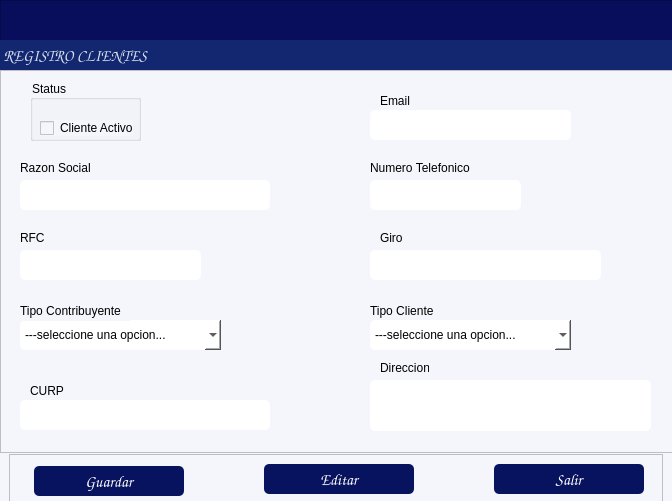
<?xml version="1.0" encoding="UTF-8"?>
<ui version="4.0">
 <class>formClientes</class>
 <widget class="QDialog" name="formClientes">
  <property name="windowModality">
   <enum>Qt::WindowModality::ApplicationModal</enum>
  </property>
  <property name="geometry">
   <rect>
    <x>0</x>
    <y>0</y>
    <width>672</width>
    <height>501</height>
   </rect>
  </property>
  <property name="windowTitle">
   <string/>
  </property>
  <property name="styleSheet">
   <string notr="true">background-color: rgb(245, 245, 252);</string>
  </property>
  <widget class="QFrame" name="frame">
   <property name="geometry">
    <rect>
     <x>0</x>
     <y>0</y>
     <width>681</width>
     <height>71</height>
    </rect>
   </property>
   <property name="maximumSize">
    <size>
     <width>16777215</width>
     <height>16777215</height>
    </size>
   </property>
   <property name="styleSheet">
    <string notr="true">background-color: rgb(8, 14, 91);</string>
   </property>
   <property name="frameShape">
    <enum>QFrame::Shape::StyledPanel</enum>
   </property>
   <property name="frameShadow">
    <enum>QFrame::Shadow::Raised</enum>
   </property>
   <widget class="QLabel" name="label_6">
    <property name="geometry">
     <rect>
      <x>0</x>
      <y>40</y>
      <width>832</width>
      <height>31</height>
     </rect>
    </property>
    <property name="font">
     <font>
      <family>Comic Sans MS</family>
      <pointsize>12</pointsize>
      <bold>true</bold>
     </font>
    </property>
    <property name="styleSheet">
     <string notr="true">color: rgb(255, 255, 255);
background-color: rgb(19, 39, 113);
color: rgb(255, 78, 2);
color: rgb(216, 224, 236);</string>
    </property>
    <property name="text">
     <string> REGISTRO CLIENTES</string>
    </property>
    <property name="alignment">
     <set>Qt::AlignmentFlag::AlignLeading|Qt::AlignmentFlag::AlignLeft|Qt::AlignmentFlag::AlignVCenter</set>
    </property>
   </widget>
  </widget>
  <widget class="QFrame" name="frame_2">
   <property name="geometry">
    <rect>
     <x>0</x>
     <y>70</y>
     <width>681</width>
     <height>383</height>
    </rect>
   </property>
   <property name="maximumSize">
    <size>
     <width>16777215</width>
     <height>500</height>
    </size>
   </property>
   <property name="styleSheet">
    <string notr="true">background-color: rgb(255, 255, 255);
background-color: rgb(245, 245, 252);</string>
   </property>
   <property name="frameShape">
    <enum>QFrame::Shape::StyledPanel</enum>
   </property>
   <property name="frameShadow">
    <enum>QFrame::Shadow::Raised</enum>
   </property>
   <widget class="QLineEdit" name="txtNombreCliente">
    <property name="geometry">
     <rect>
      <x>20</x>
      <y>110</y>
      <width>250</width>
      <height>30</height>
     </rect>
    </property>
    <property name="styleSheet">
     <string notr="true">background-color: rgb(255, 255, 255);
border-radius:5px;</string>
    </property>
    <property name="alignment">
     <set>Qt::AlignmentFlag::AlignBottom|Qt::AlignmentFlag::AlignLeading|Qt::AlignmentFlag::AlignLeft</set>
    </property>
   </widget>
   <widget class="QLabel" name="label_4">
    <property name="geometry">
     <rect>
      <x>30</x>
      <y>310</y>
      <width>49</width>
      <height>21</height>
     </rect>
    </property>
    <property name="text">
     <string>CURP</string>
    </property>
   </widget>
   <widget class="QTextEdit" name="txtDireccion">
    <property name="geometry">
     <rect>
      <x>370</x>
      <y>310</y>
      <width>281</width>
      <height>51</height>
     </rect>
    </property>
    <property name="styleSheet">
     <string notr="true">background-color: rgb(255, 255, 255);
border-radius:5px;</string>
    </property>
   </widget>
   <widget class="QComboBox" name="cmbTipoContribuyente">
    <property name="enabled">
     <bool>true</bool>
    </property>
    <property name="geometry">
     <rect>
      <x>20</x>
      <y>250</y>
      <width>201</width>
      <height>30</height>
     </rect>
    </property>
    <property name="styleSheet">
     <string notr="true">background-color: rgb(255, 255, 255);
border-radius:5px;</string>
    </property>
    <item>
     <property name="text">
      <string>---seleccione una opcion...</string>
     </property>
    </item>
    <item>
     <property name="text">
      <string>Persona Fisica</string>
     </property>
    </item>
    <item>
     <property name="text">
      <string>Persona Moral</string>
     </property>
    </item>
   </widget>
   <widget class="QLabel" name="label_3">
    <property name="geometry">
     <rect>
      <x>20</x>
      <y>230</y>
      <width>111</width>
      <height>21</height>
     </rect>
    </property>
    <property name="text">
     <string>Tipo Contribuyente</string>
    </property>
   </widget>
   <widget class="QLabel" name="label_8">
    <property name="geometry">
     <rect>
      <x>380</x>
      <y>290</y>
      <width>49</width>
      <height>16</height>
     </rect>
    </property>
    <property name="text">
     <string>Direccion</string>
    </property>
   </widget>
   <widget class="QGroupBox" name="groupBox">
    <property name="geometry">
     <rect>
      <x>30</x>
      <y>10</y>
      <width>111</width>
      <height>61</height>
     </rect>
    </property>
    <property name="styleSheet">
     <string notr="true"/>
    </property>
    <property name="title">
     <string>Status</string>
    </property>
    <widget class="QCheckBox" name="checkBoxStatus">
     <property name="geometry">
      <rect>
       <x>10</x>
       <y>40</y>
       <width>93</width>
       <height>16</height>
      </rect>
     </property>
     <property name="styleSheet">
      <string notr="true">border-color: rgb(0, 0, 0);</string>
     </property>
     <property name="text">
      <string>Cliente Activo</string>
     </property>
    </widget>
   </widget>
   <widget class="QLabel" name="label_5">
    <property name="geometry">
     <rect>
      <x>380</x>
      <y>20</y>
      <width>49</width>
      <height>21</height>
     </rect>
    </property>
    <property name="text">
     <string>Email</string>
    </property>
   </widget>
   <widget class="QLabel" name="label_7">
    <property name="geometry">
     <rect>
      <x>380</x>
      <y>160</y>
      <width>31</width>
      <height>16</height>
     </rect>
    </property>
    <property name="text">
     <string>Giro</string>
    </property>
   </widget>
   <widget class="QLabel" name="label_9">
    <property name="geometry">
     <rect>
      <x>370</x>
      <y>90</y>
      <width>111</width>
      <height>16</height>
     </rect>
    </property>
    <property name="text">
     <string>Numero Telefonico</string>
    </property>
   </widget>
   <widget class="QLineEdit" name="txtRFC">
    <property name="geometry">
     <rect>
      <x>20</x>
      <y>180</y>
      <width>181</width>
      <height>30</height>
     </rect>
    </property>
    <property name="styleSheet">
     <string notr="true">background-color: rgb(255, 255, 255);
border-radius:5px;
</string>
    </property>
    <property name="alignment">
     <set>Qt::AlignmentFlag::AlignBottom|Qt::AlignmentFlag::AlignLeading|Qt::AlignmentFlag::AlignLeft</set>
    </property>
   </widget>
   <widget class="QLineEdit" name="txtEmail">
    <property name="geometry">
     <rect>
      <x>370</x>
      <y>40</y>
      <width>201</width>
      <height>30</height>
     </rect>
    </property>
    <property name="styleSheet">
     <string notr="true">background-color: rgb(255, 255, 255);
border-radius:5px;</string>
    </property>
    <property name="alignment">
     <set>Qt::AlignmentFlag::AlignBottom|Qt::AlignmentFlag::AlignLeading|Qt::AlignmentFlag::AlignLeft</set>
    </property>
   </widget>
   <widget class="QLineEdit" name="txtCel">
    <property name="geometry">
     <rect>
      <x>370</x>
      <y>110</y>
      <width>151</width>
      <height>30</height>
     </rect>
    </property>
    <property name="styleSheet">
     <string notr="true">background-color: rgb(255, 255, 255);
border-radius:5px;</string>
    </property>
    <property name="alignment">
     <set>Qt::AlignmentFlag::AlignBottom|Qt::AlignmentFlag::AlignLeading|Qt::AlignmentFlag::AlignLeft</set>
    </property>
   </widget>
   <widget class="QLineEdit" name="txtGiro">
    <property name="geometry">
     <rect>
      <x>370</x>
      <y>180</y>
      <width>231</width>
      <height>30</height>
     </rect>
    </property>
    <property name="styleSheet">
     <string notr="true">background-color: rgb(255, 255, 255);
border-radius:5px;</string>
    </property>
    <property name="alignment">
     <set>Qt::AlignmentFlag::AlignBottom|Qt::AlignmentFlag::AlignLeading|Qt::AlignmentFlag::AlignLeft</set>
    </property>
   </widget>
   <widget class="QLineEdit" name="txtCURP">
    <property name="geometry">
     <rect>
      <x>20</x>
      <y>330</y>
      <width>250</width>
      <height>30</height>
     </rect>
    </property>
    <property name="styleSheet">
     <string notr="true">background-color: rgb(255, 255, 255);
border-radius:5px;</string>
    </property>
    <property name="alignment">
     <set>Qt::AlignmentFlag::AlignBottom|Qt::AlignmentFlag::AlignLeading|Qt::AlignmentFlag::AlignLeft</set>
    </property>
   </widget>
   <widget class="QLabel" name="label_10">
    <property name="geometry">
     <rect>
      <x>20</x>
      <y>90</y>
      <width>111</width>
      <height>16</height>
     </rect>
    </property>
    <property name="text">
     <string>Razon Social</string>
    </property>
   </widget>
   <widget class="QLabel" name="label_11">
    <property name="geometry">
     <rect>
      <x>20</x>
      <y>160</y>
      <width>31</width>
      <height>16</height>
     </rect>
    </property>
    <property name="text">
     <string>RFC</string>
    </property>
   </widget>
   <widget class="QLabel" name="label_12">
    <property name="geometry">
     <rect>
      <x>370</x>
      <y>230</y>
      <width>111</width>
      <height>21</height>
     </rect>
    </property>
    <property name="text">
     <string>Tipo Cliente</string>
    </property>
   </widget>
   <widget class="QComboBox" name="cmbTipoCliente">
    <property name="enabled">
     <bool>true</bool>
    </property>
    <property name="geometry">
     <rect>
      <x>370</x>
      <y>250</y>
      <width>201</width>
      <height>30</height>
     </rect>
    </property>
    <property name="styleSheet">
     <string notr="true">background-color: rgb(255, 255, 255);
border-radius:5px;</string>
    </property>
    <item>
     <property name="text">
      <string>---seleccione una opcion...</string>
     </property>
    </item>
    <item>
     <property name="text">
      <string>Areas Comunes</string>
     </property>
    </item>
    <item>
     <property name="text">
      <string>Locales Comerciales</string>
     </property>
    </item>
    <item>
     <property name="text">
      <string>Espacios Publicitarios</string>
     </property>
    </item>
    <item>
     <property name="text">
      <string>Recuperacion Servicios</string>
     </property>
    </item>
   </widget>
  </widget>
  <widget class="QFrame" name="frame_3">
   <property name="geometry">
    <rect>
     <x>9</x>
     <y>454</y>
     <width>654</width>
     <height>51</height>
    </rect>
   </property>
   <property name="maximumSize">
    <size>
     <width>16777215</width>
     <height>60</height>
    </size>
   </property>
   <property name="styleSheet">
    <string notr="true"/>
   </property>
   <property name="frameShape">
    <enum>QFrame::Shape::StyledPanel</enum>
   </property>
   <property name="frameShadow">
    <enum>QFrame::Shadow::Raised</enum>
   </property>
   <widget class="QPushButton" name="btnGuardar">
    <property name="geometry">
     <rect>
      <x>25</x>
      <y>12</y>
      <width>150</width>
      <height>30</height>
     </rect>
    </property>
    <property name="maximumSize">
     <size>
      <width>150</width>
      <height>100</height>
     </size>
    </property>
    <property name="font">
     <font>
      <family>Comic Sans MS</family>
      <pointsize>12</pointsize>
      <bold>false</bold>
     </font>
    </property>
    <property name="cursor">
     <cursorShape>PointingHandCursor</cursorShape>
    </property>
    <property name="layoutDirection">
     <enum>Qt::LayoutDirection::LeftToRight</enum>
    </property>
    <property name="styleSheet">
     <string notr="true">background-color: rgb(8, 19, 95);
color: rgb(255, 255, 255);
border-radius:5px;
</string>
    </property>
    <property name="text">
     <string>Guardar</string>
    </property>
    <property name="icon">
     <iconset>
      <normaloff>../iconos/guardar.png</normaloff>../iconos/guardar.png</iconset>
    </property>
    <property name="iconSize">
     <size>
      <width>30</width>
      <height>30</height>
     </size>
    </property>
    <property name="flat">
     <bool>true</bool>
    </property>
   </widget>
   <widget class="QPushButton" name="btnEditar">
    <property name="geometry">
     <rect>
      <x>255</x>
      <y>10</y>
      <width>150</width>
      <height>30</height>
     </rect>
    </property>
    <property name="maximumSize">
     <size>
      <width>150</width>
      <height>100</height>
     </size>
    </property>
    <property name="font">
     <font>
      <family>Comic Sans MS</family>
      <pointsize>12</pointsize>
      <bold>false</bold>
     </font>
    </property>
    <property name="cursor">
     <cursorShape>PointingHandCursor</cursorShape>
    </property>
    <property name="layoutDirection">
     <enum>Qt::LayoutDirection::LeftToRight</enum>
    </property>
    <property name="styleSheet">
     <string notr="true">background-color: rgb(8, 19, 95);
color: rgb(255, 255, 255);
border-radius:5px;
</string>
    </property>
    <property name="text">
     <string>Editar</string>
    </property>
    <property name="icon">
     <iconset>
      <normaloff>../iconos/Custom-Icon-Design-Pretty-Office-9-Edit-file.256.png</normaloff>../iconos/Custom-Icon-Design-Pretty-Office-9-Edit-file.256.png</iconset>
    </property>
    <property name="iconSize">
     <size>
      <width>20</width>
      <height>20</height>
     </size>
    </property>
    <property name="flat">
     <bool>true</bool>
    </property>
   </widget>
   <widget class="QPushButton" name="btnSalir">
    <property name="geometry">
     <rect>
      <x>485</x>
      <y>10</y>
      <width>150</width>
      <height>30</height>
     </rect>
    </property>
    <property name="maximumSize">
     <size>
      <width>150</width>
      <height>100</height>
     </size>
    </property>
    <property name="font">
     <font>
      <family>Comic Sans MS</family>
      <pointsize>12</pointsize>
      <bold>false</bold>
     </font>
    </property>
    <property name="cursor">
     <cursorShape>PointingHandCursor</cursorShape>
    </property>
    <property name="layoutDirection">
     <enum>Qt::LayoutDirection::LeftToRight</enum>
    </property>
    <property name="styleSheet">
     <string notr="true">background-color: rgb(8, 19, 95);
color: rgb(255, 255, 255);
border-radius:5px;
</string>
    </property>
    <property name="text">
     <string>Salir</string>
    </property>
    <property name="icon">
     <iconset>
      <normaloff>../iconos/salir.ico</normaloff>../iconos/salir.ico</iconset>
    </property>
    <property name="iconSize">
     <size>
      <width>20</width>
      <height>20</height>
     </size>
    </property>
    <property name="flat">
     <bool>true</bool>
    </property>
   </widget>
  </widget>
 </widget>
 <resources/>
 <connections/>
</ui>
